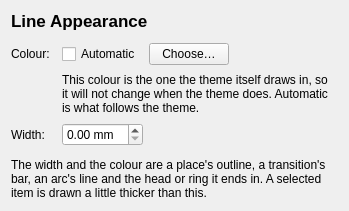
    <widget class="QWidget" name="line_appearance_page">
     <layout class="QVBoxLayout" name="line_appearance_layout">
      <property name="spacing">
       <number>12</number>
      </property>
     <item>
      <widget class="QLabel" name="line_appearance_heading">
       <property name="font">
        <font>
         <pointsize>13</pointsize>
         <bold>true</bold>
        </font>
       </property>
       <property name="text">
        <string notr="true">Line Appearance</string>
       </property>
      </widget>
     </item>
     <item>
      <layout class="QFormLayout" name="line_appearance_form">
       <property name="fieldGrowthPolicy">
        <enum>QFormLayout::FieldGrowthPolicy::FieldsStayAtSizeHint</enum>
       </property>
       <property name="horizontalSpacing">
        <number>12</number>
       </property>
       <property name="verticalSpacing">
        <number>8</number>
       </property>
       <item row="0" column="0">
        <widget class="QLabel" name="line_colour_label">
         <property name="text">
          <string extracomment="label of the colour chooser for a net's lines">Colour:</string>
         </property>
        </widget>
       </item>
       <item row="0" column="1">
        <layout class="QHBoxLayout" name="line_colour_row">
         <property name="spacing">
          <number>8</number>
         </property>
         <item>
          <widget class="QCheckBox" name="line_colour_automatic">
           <property name="text">
            <string extracomment="colour that follows the light or dark theme">Automatic</string>
           </property>
          </widget>
         </item>
         <item>
          <widget class="QPushButton" name="line_colour_button">
           <property name="text">
            <string extracomment="button that opens the colour chooser">Choose…</string>
           </property>
          </widget>
         </item>
         <item>
          <spacer name="line_colour_stretch">
           <property name="orientation">
            <enum>Qt::Orientation::Horizontal</enum>
           </property>
           <property name="sizeHint" stdset="0">
            <size>
             <width>0</width>
             <height>0</height>
            </size>
           </property>
          </spacer>
         </item>
        </layout>
       </item>
       <item row="1" column="1">
        <widget class="QLabel" name="line_colour_note">
         <property name="error" stdset="0">
          <bool>true</bool>
         </property>
         <property name="wordWrap">
          <bool>true</bool>
         </property>
         <property name="text">
          <string extracomment="warning under the colour chooser when the colour chosen is the theme's own ink">This colour is the one the theme itself draws in, so it will not change when the theme does. Automatic is what follows the theme.</string>
         </property>
        </widget>
       </item>
       <item row="2" column="0">
        <widget class="QLabel" name="line_width_label">
         <property name="text">
          <string extracomment="label of the line width chooser for a net">Width:</string>
         </property>
        </widget>
       </item>
       <item row="2" column="1">
        <layout class="QHBoxLayout" name="line_width_row">
         <property name="spacing">
          <number>8</number>
         </property>
         <item>
          <widget class="QDoubleSpinBox" name="line_width_spin">
           <property name="decimals">
            <number>2</number>
           </property>
           <property name="singleStep">
            <double>0.05</double>
           </property>
           <property name="suffix">
            <string notr="true"> mm</string>
           </property>
          </widget>
         </item>
         <item>
          <widget class="QLabel" name="line_width_points">
           <property name="placeholder" stdset="0">
            <bool>true</bool>
           </property>
           <property name="text">
            <string notr="true"/>
           </property>
          </widget>
         </item>
         <item>
          <spacer name="line_width_stretch">
           <property name="orientation">
            <enum>Qt::Orientation::Horizontal</enum>
           </property>
           <property name="sizeHint" stdset="0">
            <size>
             <width>0</width>
             <height>0</height>
            </size>
           </property>
          </spacer>
         </item>
        </layout>
       </item>
      </layout>
     </item>
     <item>
      <widget class="QLabel" name="line_appearance_note">
       <property name="placeholder" stdset="0">
        <bool>true</bool>
       </property>
       <property name="wordWrap">
        <bool>true</bool>
       </property>
       <property name="text">
        <string extracomment="under the line settings, saying what the width and the colour cover">The width and the colour are a place's outline, a transition's bar, an arc's line and the head or ring it ends in. A selected item is drawn a little thicker than this.</string>
       </property>
      </widget>
     </item>
     <item>
      <spacer name="line_appearance_spacer">
       <property name="orientation">
        <enum>Qt::Orientation::Vertical</enum>
       </property>
       <property name="sizeHint" stdset="0">
        <size>
         <width>0</width>
         <height>0</height>
        </size>
       </property>
      </spacer>
     </item>
     </layout>
    </widget>
